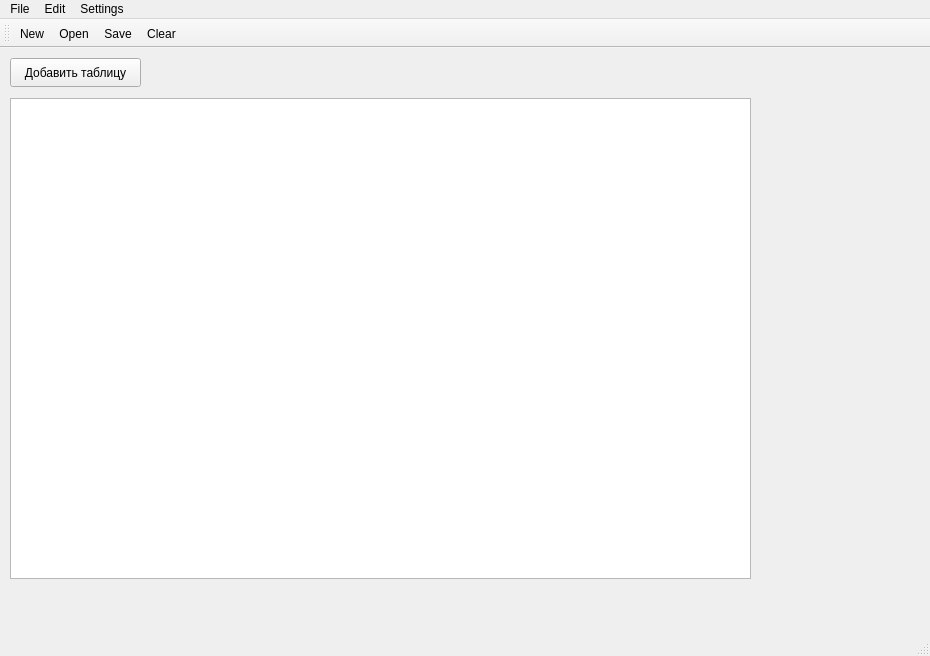
<?xml version="1.0" encoding="UTF-8"?>
<ui version="4.0">
 <class>MainWindow</class>
 <widget class="QMainWindow" name="MainWindow">
  <property name="geometry">
   <rect>
    <x>0</x>
    <y>0</y>
    <width>930</width>
    <height>656</height>
   </rect>
  </property>
  <property name="windowTitle">
   <string>MainWindow</string>
  </property>
  <widget class="QWidget" name="centralwidget">
   <widget class="QPushButton" name="addTableButton">
    <property name="geometry">
     <rect>
      <x>10</x>
      <y>10</y>
      <width>131</width>
      <height>29</height>
     </rect>
    </property>
    <property name="text">
     <string>Добавить таблицу</string>
    </property>
   </widget>
   <widget class="QTextEdit" name="textEdit">
    <property name="geometry">
     <rect>
      <x>10</x>
      <y>50</y>
      <width>741</width>
      <height>481</height>
     </rect>
    </property>
   </widget>
  </widget>
  <widget class="QMenuBar" name="menubar">
   <property name="geometry">
    <rect>
     <x>0</x>
     <y>0</y>
     <width>930</width>
     <height>25</height>
    </rect>
   </property>
   <widget class="QMenu" name="menuFile">
    <property name="title">
     <string>File</string>
    </property>
    <addaction name="actionNew"/>
    <addaction name="actionOpen"/>
    <addaction name="actionSave"/>
    <addaction name="separator"/>
   </widget>
   <widget class="QMenu" name="menuEdit">
    <property name="title">
     <string>Edit</string>
    </property>
    <addaction name="actionClear"/>
    <addaction name="separator"/>
   </widget>
   <widget class="QMenu" name="menuSettings">
    <property name="title">
     <string>Settings</string>
    </property>
    <addaction name="actionFind"/>
    <addaction name="actionRestore"/>
    <addaction name="separator"/>
   </widget>
   <addaction name="menuFile"/>
   <addaction name="menuEdit"/>
   <addaction name="menuSettings"/>
  </widget>
  <widget class="QStatusBar" name="statusbar"/>
  <widget class="QToolBar" name="toolBar">
   <property name="windowTitle">
    <string>toolBar</string>
   </property>
   <attribute name="toolBarArea">
    <enum>TopToolBarArea</enum>
   </attribute>
   <attribute name="toolBarBreak">
    <bool>false</bool>
   </attribute>
   <addaction name="actionNew"/>
   <addaction name="actionOpen"/>
   <addaction name="actionSave"/>
   <addaction name="actionClear"/>
  </widget>
  <action name="actionNew">
   <property name="text">
    <string>New</string>
   </property>
  </action>
  <action name="actionOpen">
   <property name="text">
    <string>Open</string>
   </property>
  </action>
  <action name="actionSave">
   <property name="text">
    <string>Save</string>
   </property>
  </action>
  <action name="actionClear">
   <property name="text">
    <string>Clear</string>
   </property>
  </action>
  <action name="actionFind">
   <property name="text">
    <string>Find</string>
   </property>
  </action>
  <action name="actionRestore">
   <property name="text">
    <string>Restore</string>
   </property>
  </action>
 </widget>
 <resources/>
 <connections/>
</ui>
